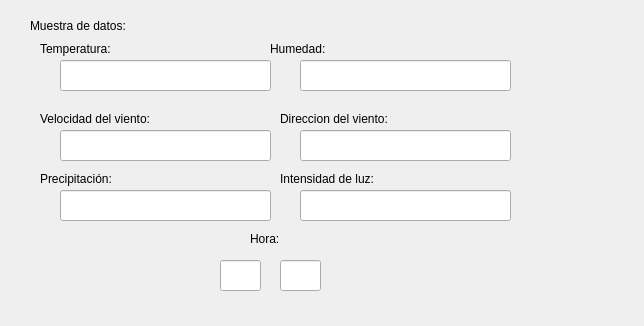
<?xml version="1.0" encoding="UTF-8"?>
<ui version="4.0">
 <class>MUESTRA_DATOS</class>
 <widget class="QWidget" name="MUESTRA_DATOS">
  <property name="geometry">
   <rect>
    <x>0</x>
    <y>0</y>
    <width>644</width>
    <height>326</height>
   </rect>
  </property>
  <property name="windowTitle">
   <string>Form</string>
  </property>
  <widget class="QLineEdit" name="TEMPE">
   <property name="geometry">
    <rect>
     <x>60</x>
     <y>60</y>
     <width>211</width>
     <height>31</height>
    </rect>
   </property>
  </widget>
  <widget class="QLineEdit" name="HUME">
   <property name="geometry">
    <rect>
     <x>300</x>
     <y>60</y>
     <width>211</width>
     <height>31</height>
    </rect>
   </property>
  </widget>
  <widget class="QLineEdit" name="VEL">
   <property name="geometry">
    <rect>
     <x>60</x>
     <y>130</y>
     <width>211</width>
     <height>31</height>
    </rect>
   </property>
  </widget>
  <widget class="QLineEdit" name="DIREC">
   <property name="geometry">
    <rect>
     <x>300</x>
     <y>130</y>
     <width>211</width>
     <height>31</height>
    </rect>
   </property>
  </widget>
  <widget class="QLineEdit" name="PRECI">
   <property name="geometry">
    <rect>
     <x>60</x>
     <y>190</y>
     <width>211</width>
     <height>31</height>
    </rect>
   </property>
  </widget>
  <widget class="QLineEdit" name="LUZ">
   <property name="geometry">
    <rect>
     <x>300</x>
     <y>190</y>
     <width>211</width>
     <height>31</height>
    </rect>
   </property>
  </widget>
  <widget class="QLineEdit" name="HORA">
   <property name="geometry">
    <rect>
     <x>220</x>
     <y>260</y>
     <width>41</width>
     <height>31</height>
    </rect>
   </property>
  </widget>
  <widget class="QLineEdit" name="SEG">
   <property name="geometry">
    <rect>
     <x>280</x>
     <y>260</y>
     <width>41</width>
     <height>31</height>
    </rect>
   </property>
  </widget>
  <widget class="QLabel" name="label">
   <property name="geometry">
    <rect>
     <x>30</x>
     <y>10</y>
     <width>121</width>
     <height>31</height>
    </rect>
   </property>
   <property name="text">
    <string>Muestra de datos:</string>
   </property>
  </widget>
  <widget class="QLabel" name="label_2">
   <property name="geometry">
    <rect>
     <x>40</x>
     <y>40</y>
     <width>101</width>
     <height>17</height>
    </rect>
   </property>
   <property name="text">
    <string>Temperatura:</string>
   </property>
  </widget>
  <widget class="QLabel" name="label_3">
   <property name="geometry">
    <rect>
     <x>270</x>
     <y>40</y>
     <width>101</width>
     <height>17</height>
    </rect>
   </property>
   <property name="text">
    <string>Humedad:</string>
   </property>
  </widget>
  <widget class="QLabel" name="label_4">
   <property name="geometry">
    <rect>
     <x>40</x>
     <y>110</y>
     <width>141</width>
     <height>17</height>
    </rect>
   </property>
   <property name="text">
    <string>Velocidad del viento:</string>
   </property>
  </widget>
  <widget class="QLabel" name="label_5">
   <property name="geometry">
    <rect>
     <x>270</x>
     <y>110</y>
     <width>101</width>
     <height>17</height>
    </rect>
   </property>
   <property name="text">
    <string/>
   </property>
  </widget>
  <widget class="QLabel" name="label_6">
   <property name="geometry">
    <rect>
     <x>280</x>
     <y>110</y>
     <width>141</width>
     <height>17</height>
    </rect>
   </property>
   <property name="text">
    <string>Direccion del viento:</string>
   </property>
  </widget>
  <widget class="QLabel" name="label_7">
   <property name="geometry">
    <rect>
     <x>40</x>
     <y>170</y>
     <width>111</width>
     <height>17</height>
    </rect>
   </property>
   <property name="text">
    <string>Precipitación:</string>
   </property>
  </widget>
  <widget class="QLabel" name="label_8">
   <property name="geometry">
    <rect>
     <x>280</x>
     <y>170</y>
     <width>131</width>
     <height>17</height>
    </rect>
   </property>
   <property name="text">
    <string>Intensidad de luz:</string>
   </property>
  </widget>
  <widget class="QLabel" name="label_9">
   <property name="geometry">
    <rect>
     <x>250</x>
     <y>230</y>
     <width>67</width>
     <height>17</height>
    </rect>
   </property>
   <property name="text">
    <string>Hora:</string>
   </property>
  </widget>
 </widget>
 <resources/>
 <connections/>
</ui>
